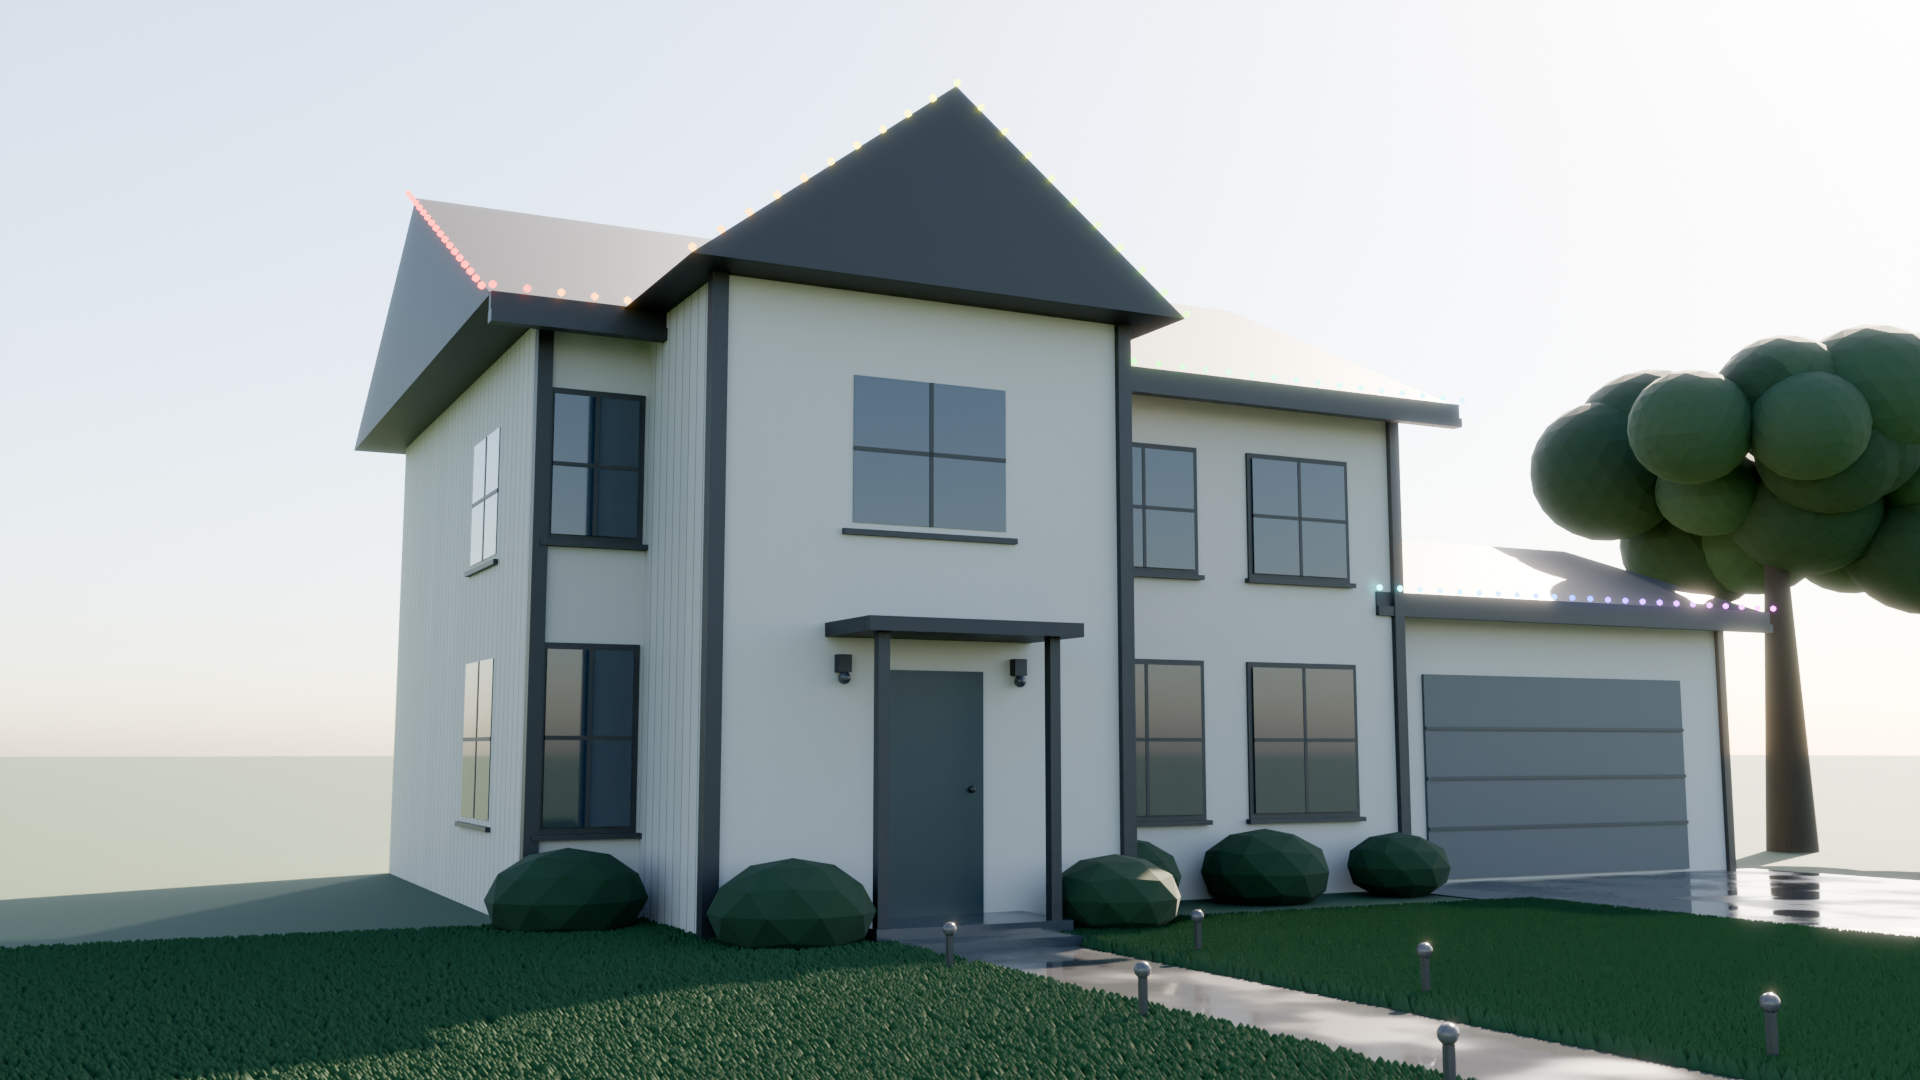

Python code for this plot:
# Hero-grade blue-hour still: procedural lap siding, shingle courses,
# particle grass, silhouette trees, porch, puddled concrete, DOF bokeh.
# Zero downloaded assets — every material and mesh is built in code.
# Run: /Applications/Blender.app/Contents/MacOS/Blender --background --python led_house_v2.py
import bpy, bmesh, math, random, colorsys, os, time
from mathutils import Matrix

t0 = time.time()
random.seed(11)
HERE = os.path.dirname(os.path.abspath(__file__))
OUT = os.path.join(HERE, "led_house_day.png")

bpy.ops.wm.read_factory_settings(use_empty=True)
scene = bpy.context.scene

scene.render.engine = 'CYCLES'
scene.render.resolution_x = 1920
scene.render.resolution_y = 1080
scene.render.image_settings.file_format = 'PNG'
scene.render.filepath = OUT
scene.cycles.samples = 192
scene.cycles.use_denoising = True
try:
    scene.cycles.denoiser = 'OPENIMAGEDENOISE'
except Exception:
    pass
try:
    scene.cycles.adaptive_threshold = 0.03
except Exception:
    pass
scene.cycles.sample_clamp_indirect = 10.0

try:
    prefs = bpy.context.preferences.addons['cycles'].preferences
    prefs.compute_device_type = 'METAL'
    prefs.get_devices()
    for d in prefs.devices:
        d.use = True
    scene.cycles.device = 'GPU'
    print("Cycles device: GPU/Metal")
except Exception as e:
    print("GPU setup failed, CPU fallback:", e)

try:
    scene.view_settings.view_transform = 'AgX'
except Exception:
    pass
for look in ('AgX - Punchy', 'AgX - Medium High Contrast', 'None'):
    try:
        scene.view_settings.look = look
        break
    except Exception:
        continue
scene.view_settings.exposure = 0.0

# ---------- materials ----------
def simple(name, color, rough=0.8, metallic=0.0):
    m = bpy.data.materials.new(name)
    m.use_nodes = True
    b = next(n for n in m.node_tree.nodes if n.type == 'BSDF_PRINCIPLED')
    b.inputs['Base Color'].default_value = (color[0], color[1], color[2], 1.0)
    b.inputs['Roughness'].default_value = rough
    b.inputs['Metallic'].default_value = metallic
    return m

def emissive(name, color, strength):
    m = bpy.data.materials.new(name)
    m.use_nodes = True
    nt = m.node_tree
    nt.nodes.clear()
    out = nt.nodes.new('ShaderNodeOutputMaterial')
    em = nt.nodes.new('ShaderNodeEmission')
    em.inputs['Color'].default_value = (color[0], color[1], color[2], 1.0)
    em.inputs['Strength'].default_value = strength
    nt.links.new(em.outputs['Emission'], out.inputs['Surface'])
    return m

def lap_siding(name, color, row_h, mortar, bump_strength, rough=0.65, mortar_col=None):
    # world-space horizontal courses via Brick texture driven by Geometry.Position
    m = bpy.data.materials.new(name)
    m.use_nodes = True
    nt = m.node_tree
    b = next(n for n in nt.nodes if n.type == 'BSDF_PRINCIPLED')
    b.inputs['Roughness'].default_value = rough
    geo = nt.nodes.new('ShaderNodeNewGeometry')
    brick = nt.nodes.new('ShaderNodeTexBrick')
    brick.inputs['Scale'].default_value = 1.0
    brick.inputs['Row Height'].default_value = row_h
    brick.inputs['Brick Width'].default_value = 60.0  # no vertical joints
    brick.inputs['Mortar Size'].default_value = mortar
    try:
        brick.inputs['Mortar Smooth'].default_value = 0.4
    except Exception:
        pass
    c = color
    mc = mortar_col if mortar_col else (c[0]*0.35, c[1]*0.35, c[2]*0.35)
    brick.inputs['Color1'].default_value = (c[0], c[1], c[2], 1.0)
    brick.inputs['Color2'].default_value = (c[0]*0.92, c[1]*0.92, c[2]*0.92, 1.0)
    brick.inputs['Mortar'].default_value = (mc[0], mc[1], mc[2], 1.0)
    bump = nt.nodes.new('ShaderNodeBump')
    bump.inputs['Strength'].default_value = bump_strength
    nt.links.new(geo.outputs['Position'], brick.inputs['Vector'])
    nt.links.new(brick.outputs['Color'], b.inputs['Base Color'])
    nt.links.new(brick.outputs['Color'], bump.inputs['Height'])
    nt.links.new(bump.outputs['Normal'], b.inputs['Normal'])
    return m

def wet_concrete(name, base=(0.05, 0.052, 0.058)):
    # noise-mixed roughness: dry patches ~0.35, puddles ~0.04
    m = bpy.data.materials.new(name)
    m.use_nodes = True
    nt = m.node_tree
    b = next(n for n in nt.nodes if n.type == 'BSDF_PRINCIPLED')
    b.inputs['Base Color'].default_value = (base[0], base[1], base[2], 1.0)
    geo = nt.nodes.new('ShaderNodeNewGeometry')
    noise = nt.nodes.new('ShaderNodeTexNoise')
    noise.inputs['Scale'].default_value = 0.9
    ramp = nt.nodes.new('ShaderNodeValToRGB')
    ramp.color_ramp.elements[0].position = 0.42
    ramp.color_ramp.elements[0].color = (0.04, 0.04, 0.04, 1.0)
    ramp.color_ramp.elements[1].position = 0.62
    ramp.color_ramp.elements[1].color = (0.35, 0.35, 0.35, 1.0)
    nt.links.new(geo.outputs['Position'], noise.inputs['Vector'])
    nt.links.new(noise.outputs['Fac'], ramp.inputs['Fac'])
    nt.links.new(ramp.outputs['Color'], b.inputs['Roughness'])
    fine = nt.nodes.new('ShaderNodeTexNoise')
    fine.inputs['Scale'].default_value = 40.0
    bump = nt.nodes.new('ShaderNodeBump')
    bump.inputs['Strength'].default_value = 0.03
    nt.links.new(geo.outputs['Position'], fine.inputs['Vector'])
    nt.links.new(fine.outputs['Fac'], bump.inputs['Height'])
    nt.links.new(bump.outputs['Normal'], b.inputs['Normal'])
    return m

def warm_window():
    # daytime exterior glass: dark, glossy, reflects the sky — reads as real glass
    m = bpy.data.materials.new("glass" + str(random.random()))
    m.use_nodes = True
    b = next(n for n in m.node_tree.nodes if n.type == 'BSDF_PRINCIPLED')
    b.inputs['Base Color'].default_value = (0.02, 0.03, 0.045, 1.0)
    b.inputs['Roughness'].default_value = 0.04
    b.inputs['Metallic'].default_value = 0.0
    try:
        b.inputs['Specular IOR Level'].default_value = 0.9
    except Exception:
        try:
            b.inputs['Specular'].default_value = 0.9
        except Exception:
            pass
    return m

MAT_SIDING   = lap_siding("siding", (0.50, 0.48, 0.45), row_h=0.21, mortar=0.010, bump_strength=0.35)
MAT_ROOF     = lap_siding("roof", (0.016, 0.016, 0.019), row_h=0.38, mortar=0.015, bump_strength=0.5, rough=0.55,
                          mortar_col=(0.004, 0.004, 0.005))
MAT_TRIM     = simple("trim",    (0.02, 0.02, 0.022), rough=0.5)
MAT_DOOR     = simple("door",    (0.015, 0.03, 0.035), rough=0.4)
MAT_GARDOOR  = simple("gardoor", (0.07, 0.08, 0.09), rough=0.5)
MAT_GROOVE   = simple("groove",  (0.03, 0.035, 0.04), rough=0.5)
MAT_GRASS    = simple("grass",   (0.015, 0.045, 0.015), rough=0.95)
MAT_LAWN     = simple("lawn",    (0.02, 0.06, 0.02), rough=0.9)
MAT_CONCRETE = wet_concrete("concrete")
MAT_BUSH     = simple("bush",    (0.01, 0.03, 0.01), rough=0.95)
MAT_FRAME    = simple("frame",   (0.02, 0.02, 0.02), rough=0.5)
MAT_BARK     = simple("bark",    (0.03, 0.022, 0.015), rough=0.9)
MAT_LEAF     = simple("leaf",    (0.012, 0.03, 0.01), rough=0.9)
MAT_LEAF2    = simple("leaf2",   (0.022, 0.05, 0.018), rough=0.85)
# daytime: fixture lamps are OFF — dark glass domes, not emitters
MAT_PORCH    = simple("porch", (0.05, 0.05, 0.06), rough=0.15)
MAT_PATH     = simple("path",  (0.06, 0.06, 0.07), rough=0.2)

# ---------- geometry helpers ----------
def box(name, x0, x1, y0, y1, z0, z1, mat):
    bpy.ops.mesh.primitive_cube_add(size=1, location=((x0+x1)/2, (y0+y1)/2, (z0+z1)/2))
    o = bpy.context.active_object
    o.name = name
    o.scale = ((x1-x0), (y1-y0), (z1-z0))
    o.data.materials.append(mat)
    return o

def mesh_obj(name, verts, faces, mat):
    me = bpy.data.meshes.new(name)
    me.from_pydata(verts, [], faces)
    me.update()
    o = bpy.data.objects.new(name, me)
    bpy.context.collection.objects.link(o)
    o.data.materials.append(mat)
    return o

def prism_x(name, x0, x1, y0, y1, z0, ridge_y, z1, mat):
    v = [(x0,y0,z0),(x1,y0,z0),(x1,y1,z0),(x0,y1,z0),(x0,ridge_y,z1),(x1,ridge_y,z1)]
    f = [(0,3,2,1),(0,1,5,4),(2,3,4,5),(0,4,3),(1,2,5)]
    return mesh_obj(name, v, f, mat)

def prism_y(name, x0, x1, y0, y1, z0, ridge_x, z1, mat):
    v = [(x0,y0,z0),(x1,y0,z0),(x1,y1,z0),(x0,y1,z0),(ridge_x,y0,z1),(ridge_x,y1,z1)]
    f = [(0,3,2,1),(1,2,5,4),(0,4,5,3),(0,1,4),(2,3,5)]
    return mesh_obj(name, v, f, mat)

# ---------- house ----------
box("main", -5, 5, -4, 4, 0, 5.6, MAT_SIDING)
prism_x("main_roof", -5.6, 5.6, -4.5, 4.5, 5.6, 0.0, 7.8, MAT_ROOF)
box("wing", -4, 0, -6, -3.8, 0, 5.6, MAT_SIDING)
prism_y("wing_roof", -4.4, 0.4, -6.5, -3.6, 5.6, -2.0, 7.44, MAT_ROOF)
box("garage", 5, 11, -3.5, 2.5, 0, 3.4, MAT_SIDING)
prism_x("garage_roof", 4.7, 11.4, -4.0, 3.0, 3.4, -0.5, 4.6, MAT_ROOF)
box("chimney", 2.2, 3.0, 1.2, 2.0, 5.5, 8.7, MAT_TRIM)
box("fascia_main",   -5.6, 5.6, -4.52, -4.44, 5.45, 5.62, MAT_TRIM)
box("fascia_garage",  4.7, 11.4, -4.02, -3.94, 3.25, 3.42, MAT_TRIM)
box("gutter_main",   -5.6, 5.6, -4.56, -4.42, 5.34, 5.45, MAT_TRIM)
box("gutter_garage",  4.7, 11.4, -4.06, -3.92, 3.14, 3.25, MAT_TRIM)

# corner boards
for cx, cy in ((-5, -4), (5, -4), (-4, -6), (0, -6)):
    box("corner", cx-0.07, cx+0.07, cy-0.07, cy+0.07, 0, 5.6, MAT_TRIM)
for cx, cy in ((5, -3.5), (11, -3.5)):
    box("corner_g", cx-0.06, cx+0.06, cy-0.06, cy+0.06, 0, 3.4, MAT_TRIM)

# garage door with panel grooves
box("gardoor", 5.8, 10.2, -3.54, -3.5, 0.05, 2.5, MAT_GARDOOR)
for gz in (0.65, 1.25, 1.85):
    box("groove", 5.8, 10.2, -3.56, -3.53, gz-0.02, gz+0.02, MAT_GROOVE)

# porch: stoop, step, posts, slab roof, door, handle, sconces
box("stoop", -2.9, -1.1, -6.9, -5.96, 0, 0.18, MAT_CONCRETE)
box("step",  -2.8, -1.2, -7.25, -6.9, 0, 0.09, MAT_CONCRETE)
for px in (-2.8, -1.2):
    box("post", px-0.05, px+0.05, -6.8, -6.7, 0.18, 2.55, MAT_TRIM)
box("porch_roof", -3.0, -1.0, -6.95, -5.9, 2.55, 2.67, MAT_ROOF)
box("door", -2.5, -1.5, -6.04, -6.0, 0.18, 2.28, MAT_DOOR)
bpy.ops.mesh.primitive_uv_sphere_add(radius=0.03, location=(-1.62, -6.06, 1.25))
bpy.context.active_object.data.materials.append(MAT_TRIM)
for sx in (-2.85, -1.15):
    box("sconce", sx-0.06, sx+0.06, -6.1, -6.0, 2.25, 2.4, MAT_TRIM)
    bpy.ops.mesh.primitive_uv_sphere_add(radius=0.055, location=(sx, -6.08, 2.2))
    bpy.context.active_object.data.materials.append(MAT_PORCH)

# ---------- windows (frame + sill + varied warm pane + muntins) ----------
def window(cx, cz, w, h, face_y=None, face_x=None):
    if face_y is not None:
        box("wframe", cx-w/2-0.06, cx+w/2+0.06, face_y-0.03, face_y+0.03, cz-h/2-0.06, cz+h/2+0.06, MAT_FRAME)
        box("wsill",  cx-w/2-0.10, cx+w/2+0.10, face_y-0.09, face_y+0.02, cz-h/2-0.11, cz-h/2-0.06, MAT_TRIM)
        box("wpane",  cx-w/2, cx+w/2, face_y-0.05, face_y-0.04, cz-h/2, cz+h/2, warm_window())
        box("wbar_v", cx-0.02, cx+0.02, face_y-0.055, face_y-0.035, cz-h/2, cz+h/2, MAT_FRAME)
        box("wbar_h", cx-w/2, cx+w/2, face_y-0.055, face_y-0.035, cz-0.02, cz+0.02, MAT_FRAME)
    else:
        box("wframe", face_x-0.03, face_x+0.03, cx-w/2-0.06, cx+w/2+0.06, cz-h/2-0.06, cz+h/2+0.06, MAT_FRAME)
        box("wsill",  face_x-0.09, face_x+0.02, cx-w/2-0.10, cx+w/2+0.10, cz-h/2-0.11, cz-h/2-0.06, MAT_TRIM)
        box("wpane",  face_x-0.05, face_x-0.04, cx-w/2, cx+w/2, cz-h/2, cz+h/2, warm_window())
        box("wbar_v", face_x-0.055, face_x-0.035, cx-0.02, cx+0.02, cz-h/2, cz+h/2, MAT_FRAME)
        box("wbar_h", face_x-0.055, face_x-0.035, cx-w/2, cx+w/2, cz-0.02, cz+0.02, MAT_FRAME)

for wx in (1.5, 3.6):
    window(wx, 1.7, 1.4, 1.6, face_y=-4.0)
    window(wx, 4.2, 1.3, 1.3, face_y=-4.0)
window(-4.5, 1.7, 0.8, 1.6, face_y=-4.0)
window(-4.5, 4.2, 0.8, 1.3, face_y=-4.0)
window(-2.0, 4.2, 1.5, 1.3, face_y=-5.96)
window(-1.5, 1.7, 1.4, 1.6, face_x=-4.96)
window(-1.5, 4.2, 1.3, 1.3, face_x=-4.96)

# ---------- grounds ----------
box("ground", -400, 400, -400, 400, -0.05, 0.0, MAT_GRASS)
box("driveway", 4.8, 11.4, -24, -3.5, 0.0, 0.012, MAT_CONCRETE)
box("walkway", -2.7, -1.3, -24, -7.25, 0.0, 0.014, MAT_CONCRETE)

# particle-hair lawns flanking the walkway (guarded: scene still works without)
def lawn(name, x0, x1, y0, y1, count):
    bpy.ops.mesh.primitive_plane_add(size=1, location=((x0+x1)/2, (y0+y1)/2, 0.005))
    o = bpy.context.active_object
    o.name = name
    o.scale = ((x1-x0), (y1-y0), 1)
    o.data.materials.append(MAT_LAWN)
    try:
        o.modifiers.new("grass", type='PARTICLE_SYSTEM')
        s = o.particle_systems[0].settings
        s.type = 'HAIR'
        s.count = count
        s.hair_length = 0.10
        s.child_type = 'INTERPOLATED'
        s.child_percent = 2
        s.rendered_child_count = 6
        try:
            s.root_radius = 0.6
        except Exception:
            pass
        s.material = 1
    except Exception as e:
        print("grass particles failed:", e)

lawn("lawn_L", -30, -2.75, -26, -4.2, 60000)
lawn("lawn_R", -1.25, 4.75, -26, -6.2, 30000)

# path lights
for py in (-8.5, -11.0, -13.5, -16.0, -18.5):
    for px in (-3.05, -0.95):
        box("stake", px-0.02, px+0.02, py-0.02, py+0.02, 0, 0.3, MAT_TRIM)
        bpy.ops.mesh.primitive_uv_sphere_add(radius=0.05, location=(px, py, 0.34))
        bpy.context.active_object.data.materials.append(MAT_PATH)

# bushes
for bx, by, bs in ((0.8,-4.6,0.65),(2.6,-4.6,0.72),(4.4,-4.6,0.6),(-3.5,-6.6,0.68),(-0.5,-6.6,0.6),(-4.8,-4.6,0.7)):
    bpy.ops.mesh.primitive_ico_sphere_add(subdivisions=2, radius=1.0, location=(bx, by, 0.32))
    b = bpy.context.active_object
    b.scale = (bs, bs*0.9, bs*0.62)
    b.data.materials.append(MAT_BUSH)

# trees: tapered trunk + many small jittered canopy puffs (rounded, not a monolith)
def tree(x, y, h, spread):
    bpy.ops.mesh.primitive_cone_add(radius1=h*0.045, radius2=h*0.018, depth=h*0.6, location=(x, y, h*0.30))
    bpy.context.active_object.data.materials.append(MAT_BARK)
    # dense cloud of small spheres reads as foliage, not a hexagon
    for i in range(26):
        u = random.uniform(0, 1) ** 0.5
        ang = random.uniform(0, 2*math.pi)
        ox = math.cos(ang) * spread * u
        oy = math.sin(ang) * spread * u
        oz = random.uniform(-h*0.06, h*0.22) + (1.0 - u) * h * 0.10
        r = random.uniform(spread*0.28, spread*0.5)
        bpy.ops.mesh.primitive_ico_sphere_add(subdivisions=3, radius=r, location=(x+ox, y+oy, h*0.6+oz))
        c = bpy.context.active_object
        c.scale = (1.0, 1.0, random.uniform(0.82, 0.98))
        # slight per-puff lightness so the silhouette has interior form
        lm = MAT_LEAF if random.random() < 0.5 else MAT_LEAF2
        c.data.materials.append(lm)

tree(-13.5, -11, 7.5, 2.2)     # left, grounded in the lawn, trunk visible
tree(15.5, -1.0, 8.5, 2.6)     # right foreground beside the drive, fully in frame
tree(-19, 3, 10.0, 3.0)        # far-left backdrop

# ---------- LED trim (static rainbow, same runs as v1) ----------
RUNS = [
    ((4.7, -4.08, 3.46), (11.4, -4.08, 3.46)),
    ((-5.6, -4.58, 5.66), (5.6, -4.58, 5.66)),
    ((-4.4, -6.52, 5.64), (-2.0, -6.52, 7.46)),
    ((-2.0, -6.52, 7.46), (0.4, -6.52, 5.64)),
    ((-5.68, -4.5, 5.66), (-5.68, 0.0, 7.84)),
]
SPACING = 0.3
points = []
for (a, b) in RUNS:
    dx, dy, dz = b[0]-a[0], b[1]-a[1], b[2]-a[2]
    length = math.sqrt(dx*dx + dy*dy + dz*dz)
    n = max(2, int(length / SPACING))
    for i in range(n + 1):
        t = i / n
        points.append((a[0]+dx*t, a[1]+dy*t, a[2]+dz*t))

xmin = min(p[0] for p in points)
xmax = max(p[0] for p in points)
NBUCKETS = 28
buckets = {}
for p in points:
    hue = 0.83 * (p[0]-xmin) / (xmax-xmin)
    buckets.setdefault(min(NBUCKETS-1, int(hue/0.83*NBUCKETS)), []).append((hue, p))

def sphere_cloud(name, pts, radius, mat, camera_visible=True):
    bm = bmesh.new()
    for p in pts:
        try:
            bmesh.ops.create_icosphere(bm, subdivisions=1, radius=radius, matrix=Matrix.Translation(p))
        except TypeError:
            bmesh.ops.create_icosphere(bm, subdivisions=1, diameter=radius, matrix=Matrix.Translation(p))
    me = bpy.data.meshes.new(name)
    bm.to_mesh(me)
    bm.free()
    o = bpy.data.objects.new(name, me)
    bpy.context.collection.objects.link(o)
    o.data.materials.append(mat)
    if not camera_visible:
        try:
            o.visible_camera = False
        except Exception:
            pass
    return o

for bi, entries in buckets.items():
    hue = sum(e[0] for e in entries) / len(entries)
    r, g, b = colorsys.hsv_to_rgb(hue, 0.95, 1.0)
    pts = [e[1] for e in entries]
    # daytime: brighter emitter so the dot still reads against sunlit trim, no wall-wash twin
    sphere_cloud("led_%d" % bi, pts, 0.038, emissive("ledm_%d" % bi, (r, g, b), 12.0))

# ---------- sky, moonlight ----------
world = bpy.data.worlds.new("world")
scene.world = world
world.use_nodes = True
wn = world.node_tree
bg = next(n for n in wn.nodes if n.type == 'BACKGROUND')
SUN_ELEV = 34.0   # degrees above horizon — late-afternoon warmth
SUN_AZ   = 62.0   # degrees — front-left of the facade, for raking shadows
sky = wn.nodes.new('ShaderNodeTexSky')
try:
    sky.sky_type = 'NISHITA'
    sky.sun_elevation = math.radians(SUN_ELEV)
    sky.sun_rotation = math.radians(SUN_AZ)
    sky.sun_intensity = 0.6
    sky.dust_density = 1.2
    sky.air_density = 1.0
except Exception:
    pass
wn.links.new(sky.outputs['Color'], bg.inputs['Color'])
bg.inputs['Strength'].default_value = 1.0

# Directional key light matched to the Nishita sun position -> crisp warm shadows.
sun_data = bpy.data.lights.new("sun", 'SUN')
sun_data.energy = 3.2
sun_data.color = (1.0, 0.94, 0.82)
sun_data.angle = math.radians(1.5)  # soft-edged shadows
sun = bpy.data.objects.new("sun", sun_data)
bpy.context.collection.objects.link(sun)
# aim: elevation from +Z down, azimuth around Z
sun.rotation_euler = (math.radians(90 - SUN_ELEV), 0, math.radians(SUN_AZ + 90))

# ---------- camera: 32mm, f/2.8, focused on the house ----------
cam_data = bpy.data.cameras.new("cam")
cam_data.lens = 32
cam_data.dof.use_dof = True
cam_data.dof.focus_distance = 16.0
cam_data.dof.aperture_fstop = 2.8
cam = bpy.data.objects.new("cam", cam_data)
bpy.context.collection.objects.link(cam)
cam.location = (-8.5, -19.5, 1.6)
target = bpy.data.objects.new("target", None)
bpy.context.collection.objects.link(target)
target.location = (0.3, -2.0, 4.0)
con = cam.constraints.new('TRACK_TO')
con.target = target
con.track_axis = 'TRACK_NEGATIVE_Z'
con.up_axis = 'UP_Y'
scene.camera = cam

# ---------- compositor bloom ----------
scene.use_nodes = True
nt = scene.node_tree
nt.nodes.clear()
rl = nt.nodes.new('CompositorNodeRLayers')
glare = nt.nodes.new('CompositorNodeGlare')
for attr, val in (('glare_type', 'FOG_GLOW'), ('quality', 'HIGH'), ('threshold', 1.0), ('size', 8), ('mix', 0.0)):
    try:
        setattr(glare, attr, val)
    except Exception:
        pass
for iname, val in (('Threshold', 1.0), ('Strength', 0.55), ('Size', 0.05), ('Saturation', 1.0)):
    try:
        if iname in glare.inputs:
            glare.inputs[iname].default_value = val
    except Exception:
        pass
comp = nt.nodes.new('CompositorNodeComposite')
nt.links.new(rl.outputs['Image'], glare.inputs['Image'])
nt.links.new(glare.outputs['Image'], comp.inputs['Image'])

print("Scene built in %.1fs, rendering..." % (time.time() - t0))
bpy.ops.render.render(write_still=True)
print("Wrote %s in %.1f min" % (OUT, (time.time() - t0) / 60.0))
